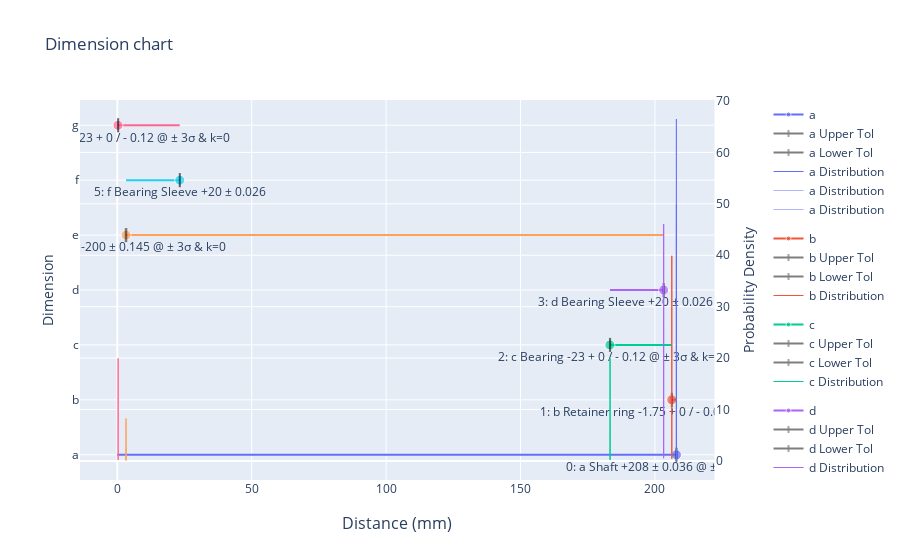

This figure's notebook cell:
### Code cell
ds.plot.StackPlot().add(stack).show()
